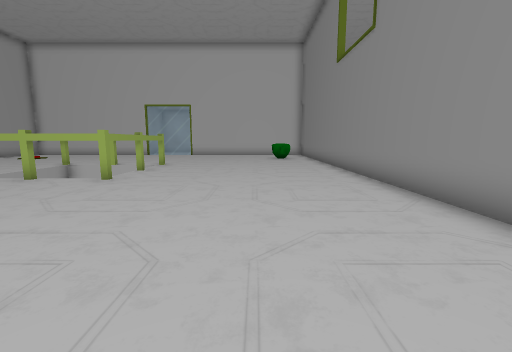
View 1 (above)

15 first-person views from a walk through a 3-D level made in the Unity game engine. The camera is 0.56 m above the floor, tilts 8° down and sees 90° across. The floor is counted in squares, 0.5 m on a side. Each view is taken from the middle of a square. On the plan, view 1 faces up. The plan holds only what a view shows up to about 11 squares ahead; the rest is blank. The place goes on beyond the plan. The player is left out. Door leaves are left out, so doorways stand open.

View 2
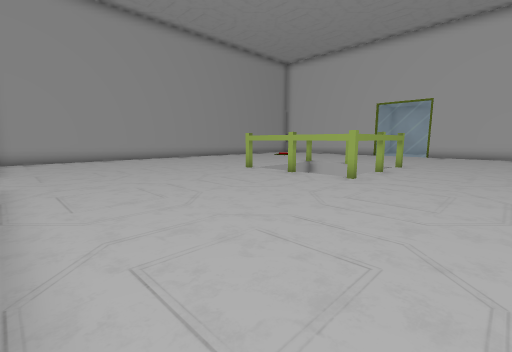

View 3
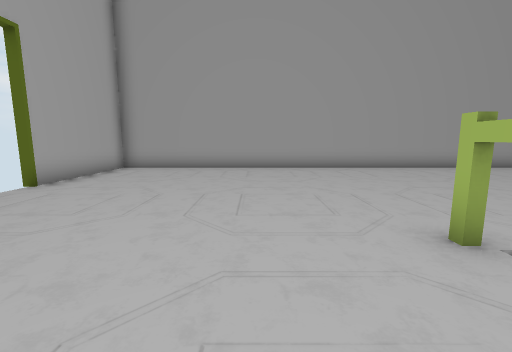

View 4
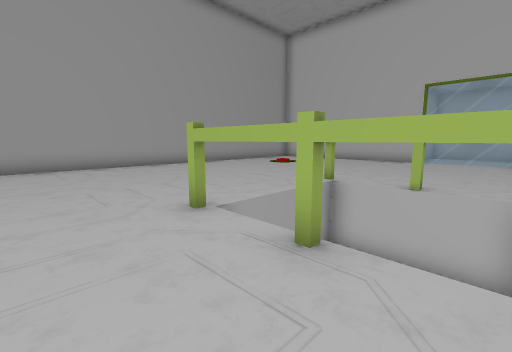

View 5
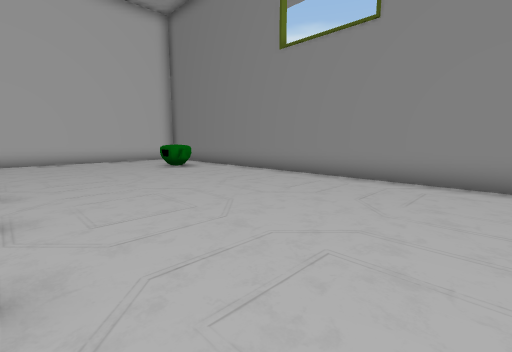

View 6
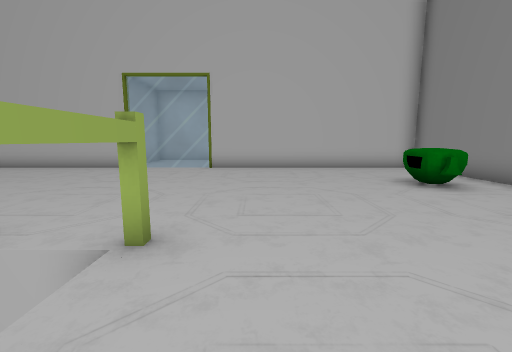

View 7
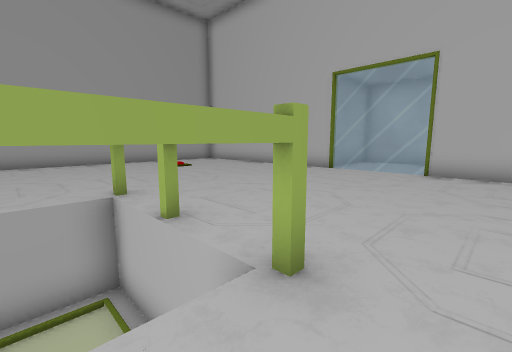

View 8
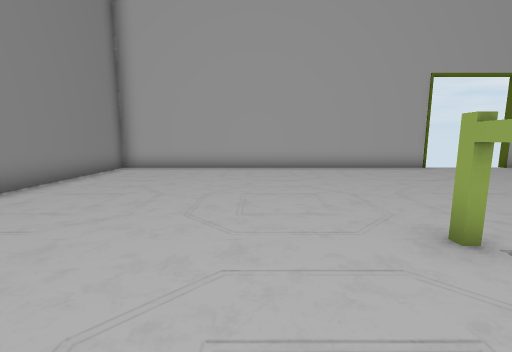

View 9
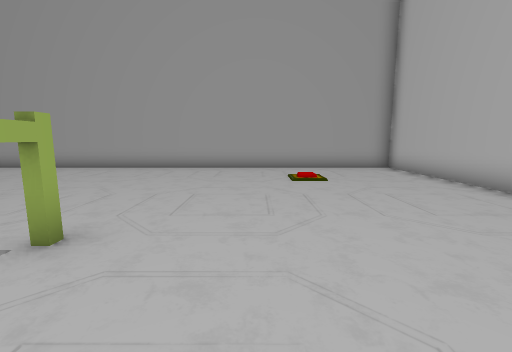

View 10
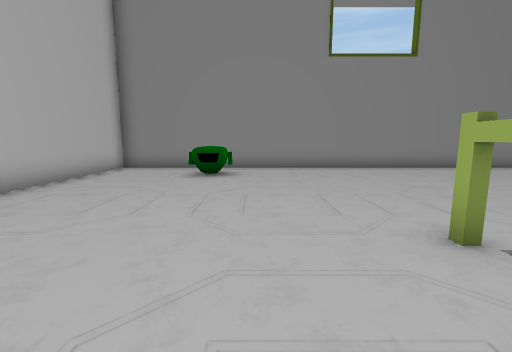

View 11
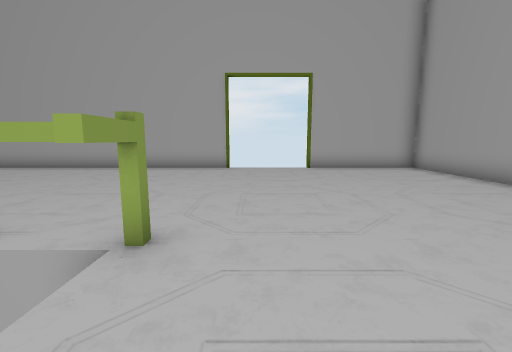

View 12
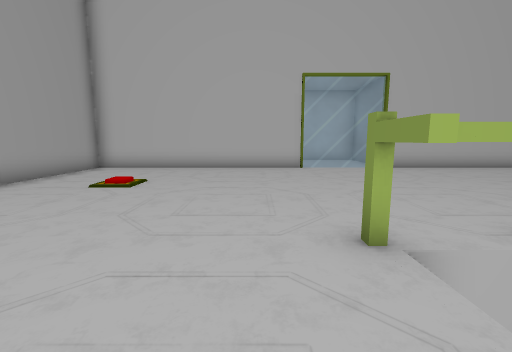

View 13
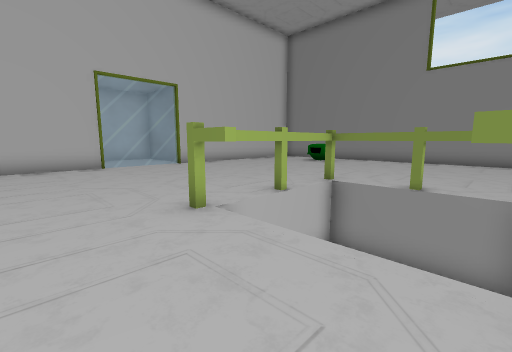

View 14
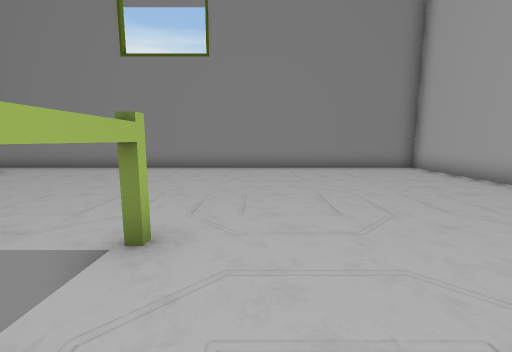

View 15
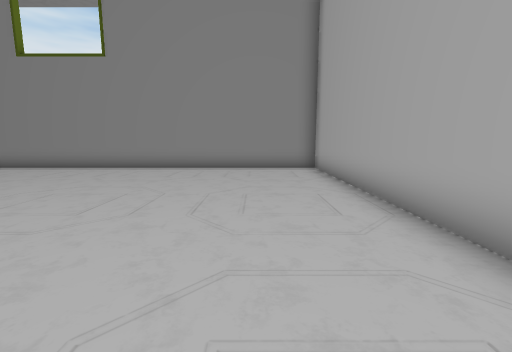

### Floor plan
Key: @ floor where view 1 was taken; # wall or solid block; . floor; D open door; = window, fence, low wall or low ledge; v drop or lower ground; O other object.
Columns run from 17 left of view 1 to 4 right of it. Each row starts with its distance up from view 1.
 21           ..
 20 ##########==##########
 19 #........=..=........#
 18 #....................#
 17 #....................#
 16 #.................OO.#
 15 #.................OO.#
 14 #....................#
 13 #....................#
 12 #........OOOO........#
 11 #.......Ov   O......DD
 10 #........v   O......DD
  9 #........    O......DD
  8 #.......O    O......DD
  7 #........OOOO........#
  6 #....................#
  5 #....................#
  4 #....................#
  3 #....................#
  2 #....................#
  1 #....................#
  0 #....DDDD........@...#
 -1 #####DDDD#############

Where each view was taken, in squares from view 1:
view 1: 0 up, 0 right, facing up
view 2: 0 up, 1 left, facing up-left
view 3: 5 up, 6 left, facing left
view 4: 5 up, 5 left, facing up-left
view 5: 5 up, 4 left, facing up-right
view 6: 9 up, 3 left, facing up
view 7: 10 up, 3 left, facing up-left
view 8: 10 up, 2 left, facing down
view 9: 14 up, 6 left, facing left
view 10: 14 up, 7 left, facing right
view 11: 10 up, 10 left, facing down
view 12: 9 up, 10 left, facing up
view 13: 8 up, 11 left, facing up-right
view 14: 6 up, 7 left, facing right
view 15: 2 up, 7 left, facing right
